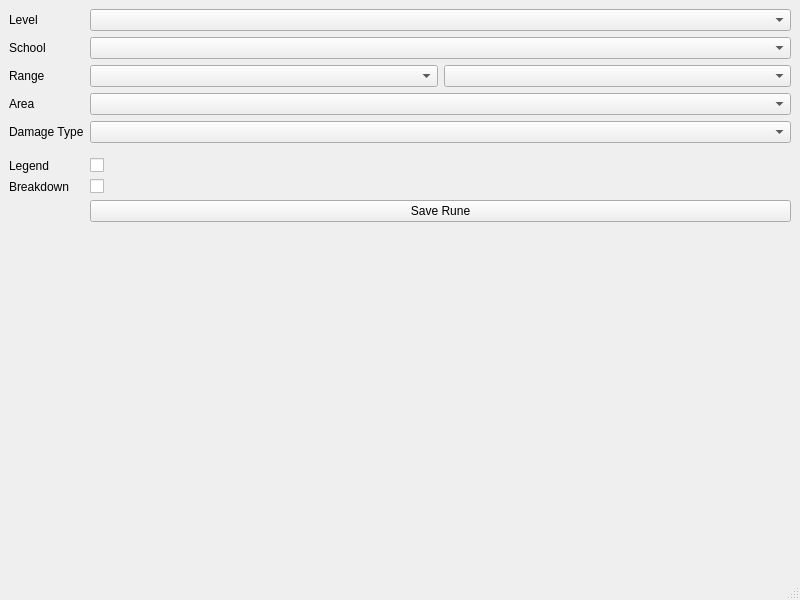
<?xml version="1.0" encoding="UTF-8"?>
<ui version="4.0">
 <class>MainWindow</class>
 <widget class="QMainWindow" name="MainWindow">
  <property name="geometry">
   <rect>
    <x>0</x>
    <y>0</y>
    <width>800</width>
    <height>600</height>
   </rect>
  </property>
  <property name="windowTitle">
   <string>MainWindow</string>
  </property>
  <widget class="QWidget" name="centralwidget">
   <layout class="QGridLayout" name="gridLayout">
    <item row="0" column="0">
     <layout class="QFormLayout" name="formLayout">
      <item row="0" column="0">
       <widget class="QLabel" name="label">
        <property name="text">
         <string>Level</string>
        </property>
       </widget>
      </item>
      <item row="0" column="1">
       <widget class="QComboBox" name="cb_level"/>
      </item>
      <item row="1" column="0">
       <widget class="QLabel" name="label_2">
        <property name="text">
         <string>School</string>
        </property>
       </widget>
      </item>
      <item row="1" column="1">
       <widget class="QComboBox" name="cb_school"/>
      </item>
      <item row="2" column="0">
       <widget class="QLabel" name="label_3">
        <property name="text">
         <string>Range</string>
        </property>
       </widget>
      </item>
      <item row="3" column="0">
       <widget class="QLabel" name="label_4">
        <property name="text">
         <string>Area</string>
        </property>
       </widget>
      </item>
      <item row="3" column="1">
       <widget class="QComboBox" name="cb_area"/>
      </item>
      <item row="4" column="0">
       <widget class="QLabel" name="label_5">
        <property name="text">
         <string>Damage Type</string>
        </property>
       </widget>
      </item>
      <item row="4" column="1">
       <widget class="QComboBox" name="cb_dtype"/>
      </item>
      <item row="5" column="0">
       <widget class="Line" name="line">
        <property name="orientation">
         <enum>Qt::Horizontal</enum>
        </property>
       </widget>
      </item>
      <item row="6" column="0">
       <widget class="QLabel" name="label_6">
        <property name="text">
         <string>Legend</string>
        </property>
       </widget>
      </item>
      <item row="7" column="0">
       <widget class="QLabel" name="label_7">
        <property name="text">
         <string>Breakdown</string>
        </property>
       </widget>
      </item>
      <item row="8" column="1">
       <widget class="QPushButton" name="pb_create_rune">
        <property name="text">
         <string>Save Rune</string>
        </property>
       </widget>
      </item>
      <item row="2" column="1">
       <layout class="QHBoxLayout" name="horizontalLayout">
        <item>
         <widget class="QComboBox" name="cb_range_distance"/>
        </item>
        <item>
         <widget class="QComboBox" name="cb_range_form"/>
        </item>
       </layout>
      </item>
      <item row="6" column="1">
       <widget class="QCheckBox" name="checkb_legend">
        <property name="text">
         <string/>
        </property>
       </widget>
      </item>
      <item row="7" column="1">
       <widget class="QCheckBox" name="checkb_breakdown">
        <property name="text">
         <string/>
        </property>
       </widget>
      </item>
     </layout>
    </item>
    <item row="1" column="0">
     <layout class="QVBoxLayout" name="vl_1"/>
    </item>
   </layout>
  </widget>
  <widget class="QMenuBar" name="menubar">
   <property name="geometry">
    <rect>
     <x>0</x>
     <y>0</y>
     <width>800</width>
     <height>21</height>
    </rect>
   </property>
  </widget>
  <widget class="QStatusBar" name="statusbar"/>
 </widget>
 <resources/>
 <connections/>
</ui>
